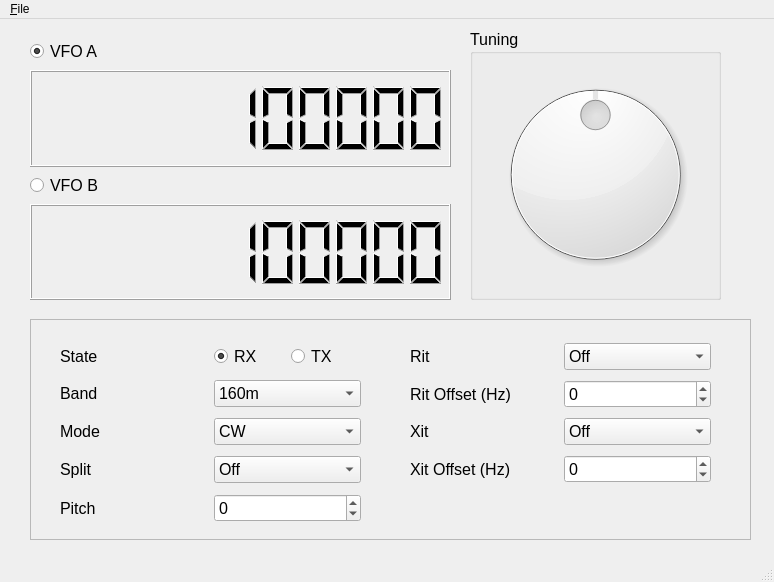
<?xml version="1.0" encoding="UTF-8"?>
<ui version="4.0">
 <class>MainWindow</class>
 <widget class="QMainWindow" name="MainWindow">
  <property name="geometry">
   <rect>
    <x>0</x>
    <y>0</y>
    <width>774</width>
    <height>582</height>
   </rect>
  </property>
  <property name="windowTitle">
   <string>Universal RIG Emulator</string>
  </property>
  <widget class="QWidget" name="centralwidget">
   <widget class="QFrame" name="frame">
    <property name="geometry">
     <rect>
      <x>30</x>
      <y>300</y>
      <width>721</width>
      <height>221</height>
     </rect>
    </property>
    <property name="font">
     <font>
      <pointsize>12</pointsize>
     </font>
    </property>
    <property name="frameShape">
     <enum>QFrame::StyledPanel</enum>
    </property>
    <property name="frameShadow">
     <enum>QFrame::Raised</enum>
    </property>
    <widget class="QWidget" name="layoutWidget">
     <property name="geometry">
      <rect>
       <x>30</x>
       <y>20</y>
       <width>301</width>
       <height>190</height>
      </rect>
     </property>
     <property name="font">
      <font>
       <pointsize>12</pointsize>
      </font>
     </property>
     <layout class="QGridLayout" name="gridLayout">
      <item row="2" column="0">
       <widget class="QLabel" name="lblMode">
        <property name="font">
         <font>
          <pointsize>12</pointsize>
         </font>
        </property>
        <property name="text">
         <string>Mode</string>
        </property>
       </widget>
      </item>
      <item row="2" column="1">
       <widget class="QComboBox" name="cbMode">
        <property name="font">
         <font>
          <pointsize>12</pointsize>
         </font>
        </property>
        <item>
         <property name="text">
          <string>CW</string>
         </property>
        </item>
        <item>
         <property name="text">
          <string>SSB</string>
         </property>
        </item>
        <item>
         <property name="text">
          <string>RTTY</string>
         </property>
        </item>
        <item>
         <property name="text">
          <string>DIGI</string>
         </property>
        </item>
        <item>
         <property name="text">
          <string>AM</string>
         </property>
        </item>
        <item>
         <property name="text">
          <string>FM</string>
         </property>
        </item>
       </widget>
      </item>
      <item row="0" column="0">
       <widget class="QLabel" name="lblState">
        <property name="font">
         <font>
          <pointsize>12</pointsize>
         </font>
        </property>
        <property name="text">
         <string>State</string>
        </property>
       </widget>
      </item>
      <item row="1" column="0">
       <widget class="QLabel" name="lblBand">
        <property name="font">
         <font>
          <pointsize>12</pointsize>
         </font>
        </property>
        <property name="text">
         <string>Band</string>
        </property>
       </widget>
      </item>
      <item row="0" column="1">
       <layout class="QHBoxLayout" name="horizontalLayout">
        <item>
         <widget class="QRadioButton" name="rbRx">
          <property name="font">
           <font>
            <pointsize>12</pointsize>
           </font>
          </property>
          <property name="text">
           <string>RX</string>
          </property>
          <property name="checked">
           <bool>true</bool>
          </property>
         </widget>
        </item>
        <item>
         <widget class="QRadioButton" name="rbTX">
          <property name="font">
           <font>
            <pointsize>12</pointsize>
           </font>
          </property>
          <property name="text">
           <string>TX</string>
          </property>
         </widget>
        </item>
       </layout>
      </item>
      <item row="1" column="1">
       <widget class="QComboBox" name="cbMode_2">
        <property name="font">
         <font>
          <pointsize>12</pointsize>
         </font>
        </property>
        <item>
         <property name="text">
          <string>160m</string>
         </property>
        </item>
        <item>
         <property name="text">
          <string>80m</string>
         </property>
        </item>
        <item>
         <property name="text">
          <string>60m</string>
         </property>
        </item>
        <item>
         <property name="text">
          <string>40m</string>
         </property>
        </item>
        <item>
         <property name="text">
          <string>30m</string>
         </property>
        </item>
        <item>
         <property name="text">
          <string>20m</string>
         </property>
        </item>
        <item>
         <property name="text">
          <string>17m</string>
         </property>
        </item>
        <item>
         <property name="text">
          <string>15m</string>
         </property>
        </item>
        <item>
         <property name="text">
          <string>12m</string>
         </property>
        </item>
        <item>
         <property name="text">
          <string>10m</string>
         </property>
        </item>
        <item>
         <property name="text">
          <string>6m</string>
         </property>
        </item>
        <item>
         <property name="text">
          <string>4m</string>
         </property>
        </item>
        <item>
         <property name="text">
          <string>2m</string>
         </property>
        </item>
       </widget>
      </item>
      <item row="3" column="0">
       <widget class="QLabel" name="lblSplit">
        <property name="font">
         <font>
          <pointsize>12</pointsize>
         </font>
        </property>
        <property name="text">
         <string>Split</string>
        </property>
       </widget>
      </item>
      <item row="3" column="1">
       <widget class="QComboBox" name="cbMode_7">
        <property name="font">
         <font>
          <pointsize>12</pointsize>
         </font>
        </property>
        <item>
         <property name="text">
          <string>Off</string>
         </property>
        </item>
        <item>
         <property name="text">
          <string>On</string>
         </property>
        </item>
       </widget>
      </item>
      <item row="4" column="0">
       <widget class="QLabel" name="lblPitch">
        <property name="font">
         <font>
          <pointsize>12</pointsize>
         </font>
        </property>
        <property name="text">
         <string>Pitch</string>
        </property>
       </widget>
      </item>
      <item row="4" column="1">
       <widget class="QSpinBox" name="spinXitOffset_2">
        <property name="font">
         <font>
          <pointsize>12</pointsize>
         </font>
        </property>
        <property name="minimum">
         <number>-5000</number>
        </property>
        <property name="maximum">
         <number>5000</number>
        </property>
       </widget>
      </item>
     </layout>
    </widget>
    <widget class="QWidget" name="layoutWidget">
     <property name="geometry">
      <rect>
       <x>380</x>
       <y>20</y>
       <width>301</width>
       <height>150</height>
      </rect>
     </property>
     <property name="font">
      <font>
       <pointsize>12</pointsize>
      </font>
     </property>
     <layout class="QGridLayout" name="gridLayout_2">
      <item row="0" column="0">
       <widget class="QLabel" name="lblRit">
        <property name="font">
         <font>
          <pointsize>12</pointsize>
         </font>
        </property>
        <property name="text">
         <string>Rit</string>
        </property>
       </widget>
      </item>
      <item row="2" column="0">
       <widget class="QLabel" name="lblXit">
        <property name="font">
         <font>
          <pointsize>12</pointsize>
         </font>
        </property>
        <property name="text">
         <string>Xit</string>
        </property>
       </widget>
      </item>
      <item row="0" column="1">
       <widget class="QComboBox" name="cbMode_6">
        <property name="font">
         <font>
          <pointsize>12</pointsize>
         </font>
        </property>
        <item>
         <property name="text">
          <string>Off</string>
         </property>
        </item>
        <item>
         <property name="text">
          <string>On</string>
         </property>
        </item>
       </widget>
      </item>
      <item row="2" column="1">
       <widget class="QComboBox" name="cbMode_3">
        <property name="font">
         <font>
          <pointsize>12</pointsize>
         </font>
        </property>
        <item>
         <property name="text">
          <string>Off</string>
         </property>
        </item>
        <item>
         <property name="text">
          <string>On</string>
         </property>
        </item>
       </widget>
      </item>
      <item row="3" column="1">
       <widget class="QSpinBox" name="spinXitOffset">
        <property name="font">
         <font>
          <pointsize>12</pointsize>
         </font>
        </property>
        <property name="minimum">
         <number>-5000</number>
        </property>
        <property name="maximum">
         <number>5000</number>
        </property>
       </widget>
      </item>
      <item row="3" column="0">
       <widget class="QLabel" name="lblXitOffset">
        <property name="font">
         <font>
          <pointsize>12</pointsize>
         </font>
        </property>
        <property name="text">
         <string>Xit Offset (Hz)</string>
        </property>
       </widget>
      </item>
      <item row="1" column="0">
       <widget class="QLabel" name="lblRitOffset">
        <property name="font">
         <font>
          <pointsize>12</pointsize>
         </font>
        </property>
        <property name="text">
         <string>Rit Offset (Hz)</string>
        </property>
       </widget>
      </item>
      <item row="1" column="1">
       <widget class="QSpinBox" name="spinRitOffset">
        <property name="font">
         <font>
          <pointsize>12</pointsize>
         </font>
        </property>
        <property name="minimum">
         <number>-5000</number>
        </property>
        <property name="maximum">
         <number>5000</number>
        </property>
       </widget>
      </item>
     </layout>
    </widget>
   </widget>
   <widget class="QGroupBox" name="gbTuning">
    <property name="geometry">
     <rect>
      <x>470</x>
      <y>10</y>
      <width>251</width>
      <height>271</height>
     </rect>
    </property>
    <property name="font">
     <font>
      <pointsize>12</pointsize>
     </font>
    </property>
    <property name="title">
     <string>Tuning</string>
    </property>
    <widget class="QDial" name="dial">
     <property name="geometry">
      <rect>
       <x>20</x>
       <y>40</y>
       <width>211</width>
       <height>211</height>
      </rect>
     </property>
     <property name="font">
      <font>
       <pointsize>12</pointsize>
      </font>
     </property>
     <property name="minimum">
      <number>1800000</number>
     </property>
     <property name="maximum">
      <number>2000000</number>
     </property>
     <property name="singleStep">
      <number>10</number>
     </property>
     <property name="pageStep">
      <number>100</number>
     </property>
     <property name="orientation">
      <enum>Qt::Horizontal</enum>
     </property>
     <property name="wrapping">
      <bool>true</bool>
     </property>
     <property name="notchTarget">
      <double>5.000000000000000</double>
     </property>
     <property name="notchesVisible">
      <bool>true</bool>
     </property>
    </widget>
   </widget>
   <widget class="QWidget" name="verticalLayoutWidget">
    <property name="geometry">
     <rect>
      <x>30</x>
      <y>20</y>
      <width>421</width>
      <height>261</height>
     </rect>
    </property>
    <property name="font">
     <font>
      <pointsize>12</pointsize>
     </font>
    </property>
    <layout class="QVBoxLayout" name="verticalLayout">
     <item>
      <widget class="QRadioButton" name="rbVfoA">
       <property name="font">
        <font>
         <pointsize>12</pointsize>
        </font>
       </property>
       <property name="text">
        <string>VFO A</string>
       </property>
       <property name="checked">
        <bool>true</bool>
       </property>
      </widget>
     </item>
     <item>
      <widget class="QLCDNumber" name="lcdFreqA">
       <property name="font">
        <font>
         <pointsize>12</pointsize>
        </font>
       </property>
       <property name="smallDecimalPoint">
        <bool>false</bool>
       </property>
       <property name="digitCount">
        <number>11</number>
       </property>
       <property name="segmentStyle">
        <enum>QLCDNumber::Filled</enum>
       </property>
       <property name="value" stdset="0">
        <double>1810000.000000000000000</double>
       </property>
       <property name="intValue" stdset="0">
        <number>1810000</number>
       </property>
      </widget>
     </item>
     <item>
      <widget class="QRadioButton" name="rbVfoB">
       <property name="font">
        <font>
         <pointsize>12</pointsize>
        </font>
       </property>
       <property name="text">
        <string>VFO B</string>
       </property>
      </widget>
     </item>
     <item>
      <widget class="QLCDNumber" name="lcdFreqA_2">
       <property name="font">
        <font>
         <pointsize>12</pointsize>
        </font>
       </property>
       <property name="smallDecimalPoint">
        <bool>false</bool>
       </property>
       <property name="digitCount">
        <number>11</number>
       </property>
       <property name="segmentStyle">
        <enum>QLCDNumber::Filled</enum>
       </property>
       <property name="value" stdset="0">
        <double>438500125.000000000000000</double>
       </property>
      </widget>
     </item>
    </layout>
   </widget>
  </widget>
  <widget class="QMenuBar" name="menubar">
   <property name="geometry">
    <rect>
     <x>0</x>
     <y>0</y>
     <width>774</width>
     <height>26</height>
    </rect>
   </property>
   <widget class="QMenu" name="menu_File">
    <property name="title">
     <string>&amp;File</string>
    </property>
    <addaction name="actionE_xit"/>
   </widget>
   <addaction name="menu_File"/>
  </widget>
  <widget class="QStatusBar" name="statusbar"/>
  <action name="actionE_xit">
   <property name="text">
    <string>Exit</string>
   </property>
   <property name="shortcut">
    <string>Ctrl+X</string>
   </property>
  </action>
 </widget>
 <tabstops>
  <tabstop>rbVfoA</tabstop>
  <tabstop>rbVfoB</tabstop>
  <tabstop>dial</tabstop>
  <tabstop>rbRx</tabstop>
  <tabstop>rbTX</tabstop>
  <tabstop>cbMode_2</tabstop>
  <tabstop>cbMode</tabstop>
  <tabstop>cbMode_7</tabstop>
  <tabstop>spinXitOffset_2</tabstop>
  <tabstop>cbMode_6</tabstop>
  <tabstop>spinRitOffset</tabstop>
  <tabstop>cbMode_3</tabstop>
  <tabstop>spinXitOffset</tabstop>
 </tabstops>
 <resources/>
 <connections>
  <connection>
   <sender>dial</sender>
   <signal>valueChanged(int)</signal>
   <receiver>MainWindow</receiver>
   <slot>tuningValueChanged(int)</slot>
   <hints>
    <hint type="sourcelabel">
     <x>617</x>
     <y>114</y>
    </hint>
    <hint type="destinationlabel">
     <x>451</x>
     <y>38</y>
    </hint>
   </hints>
  </connection>
  <connection>
   <sender>rbVfoA</sender>
   <signal>toggled(bool)</signal>
   <receiver>MainWindow</receiver>
   <slot>vfoASwitched(bool)</slot>
   <hints>
    <hint type="sourcelabel">
     <x>94</x>
     <y>63</y>
    </hint>
    <hint type="destinationlabel">
     <x>14</x>
     <y>103</y>
    </hint>
   </hints>
  </connection>
  <connection>
   <sender>rbVfoB</sender>
   <signal>toggled(bool)</signal>
   <receiver>MainWindow</receiver>
   <slot>vfoBSwitched(bool)</slot>
   <hints>
    <hint type="sourcelabel">
     <x>64</x>
     <y>192</y>
    </hint>
    <hint type="destinationlabel">
     <x>13</x>
     <y>221</y>
    </hint>
   </hints>
  </connection>
  <connection>
   <sender>rbRx</sender>
   <signal>toggled(bool)</signal>
   <receiver>MainWindow</receiver>
   <slot>rxSwitched(bool)</slot>
   <hints>
    <hint type="sourcelabel">
     <x>245</x>
     <y>365</y>
    </hint>
    <hint type="destinationlabel">
     <x>220</x>
     <y>322</y>
    </hint>
   </hints>
  </connection>
  <connection>
   <sender>rbTX</sender>
   <signal>toggled(bool)</signal>
   <receiver>MainWindow</receiver>
   <slot>txSwitched(bool)</slot>
   <hints>
    <hint type="sourcelabel">
     <x>311</x>
     <y>364</y>
    </hint>
    <hint type="destinationlabel">
     <x>296</x>
     <y>320</y>
    </hint>
   </hints>
  </connection>
  <connection>
   <sender>cbMode_2</sender>
   <signal>currentIndexChanged(QString)</signal>
   <receiver>MainWindow</receiver>
   <slot>bandChanged(QString)</slot>
   <hints>
    <hint type="sourcelabel">
     <x>337</x>
     <y>408</y>
    </hint>
    <hint type="destinationlabel">
     <x>358</x>
     <y>315</y>
    </hint>
   </hints>
  </connection>
  <connection>
   <sender>cbMode</sender>
   <signal>currentIndexChanged(QString)</signal>
   <receiver>MainWindow</receiver>
   <slot>modeChanged(QString)</slot>
   <hints>
    <hint type="sourcelabel">
     <x>252</x>
     <y>445</y>
    </hint>
    <hint type="destinationlabel">
     <x>84</x>
     <y>319</y>
    </hint>
   </hints>
  </connection>
  <connection>
   <sender>cbMode_7</sender>
   <signal>currentIndexChanged(QString)</signal>
   <receiver>MainWindow</receiver>
   <slot>splitChanged(QString)</slot>
   <hints>
    <hint type="sourcelabel">
     <x>285</x>
     <y>484</y>
    </hint>
    <hint type="destinationlabel">
     <x>377</x>
     <y>555</y>
    </hint>
   </hints>
  </connection>
  <connection>
   <sender>spinXitOffset_2</sender>
   <signal>valueChanged(int)</signal>
   <receiver>MainWindow</receiver>
   <slot>pitchChanged(int)</slot>
   <hints>
    <hint type="sourcelabel">
     <x>306</x>
     <y>522</y>
    </hint>
    <hint type="destinationlabel">
     <x>14</x>
     <y>531</y>
    </hint>
   </hints>
  </connection>
  <connection>
   <sender>cbMode_6</sender>
   <signal>currentIndexChanged(QString)</signal>
   <receiver>MainWindow</receiver>
   <slot>ritChanged(QString)</slot>
   <hints>
    <hint type="sourcelabel">
     <x>625</x>
     <y>362</y>
    </hint>
    <hint type="destinationlabel">
     <x>762</x>
     <y>336</y>
    </hint>
   </hints>
  </connection>
  <connection>
   <sender>spinRitOffset</sender>
   <signal>valueChanged(int)</signal>
   <receiver>MainWindow</receiver>
   <slot>ritOffsetChanged(int)</slot>
   <hints>
    <hint type="sourcelabel">
     <x>659</x>
     <y>404</y>
    </hint>
    <hint type="destinationlabel">
     <x>762</x>
     <y>399</y>
    </hint>
   </hints>
  </connection>
  <connection>
   <sender>cbMode_3</sender>
   <signal>currentIndexChanged(QString)</signal>
   <receiver>MainWindow</receiver>
   <slot>xitChanged(QString)</slot>
   <hints>
    <hint type="sourcelabel">
     <x>670</x>
     <y>436</y>
    </hint>
    <hint type="destinationlabel">
     <x>761</x>
     <y>442</y>
    </hint>
   </hints>
  </connection>
  <connection>
   <sender>spinXitOffset</sender>
   <signal>valueChanged(int)</signal>
   <receiver>MainWindow</receiver>
   <slot>xitOffsetChanged(int)</slot>
   <hints>
    <hint type="sourcelabel">
     <x>659</x>
     <y>478</y>
    </hint>
    <hint type="destinationlabel">
     <x>759</x>
     <y>478</y>
    </hint>
   </hints>
  </connection>
 </connections>
 <slots>
  <slot>tuningValueChanged(int)</slot>
  <slot>vfoASwitched(bool)</slot>
  <slot>vfoBSwitched(bool)</slot>
  <slot>rxSwitched(bool)</slot>
  <slot>txSwitched(bool)</slot>
  <slot>bandChanged(QString)</slot>
  <slot>modeChanged(QString)</slot>
  <slot>splitChanged(QString)</slot>
  <slot>pitchChanged(int)</slot>
  <slot>ritChanged(QString)</slot>
  <slot>ritOffsetChanged(int)</slot>
  <slot>xitChanged(QString)</slot>
  <slot>xitOffsetChanged(int)</slot>
 </slots>
</ui>
